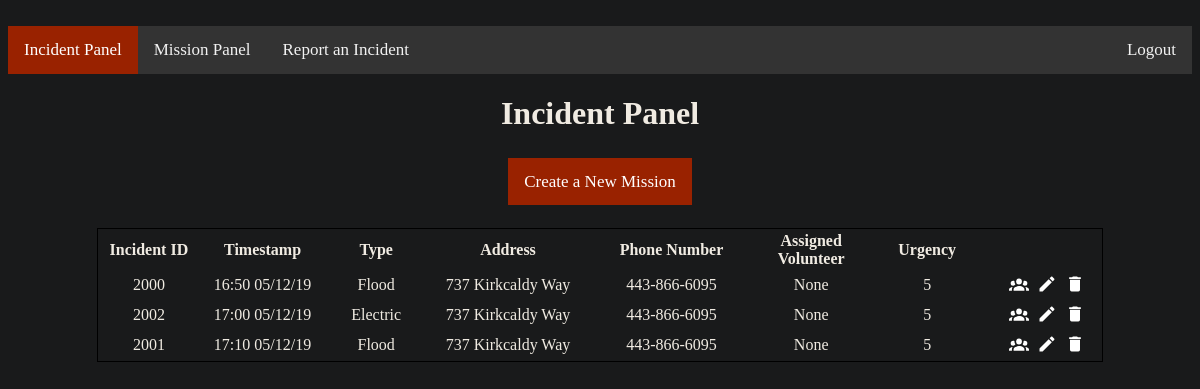
/incidentPanel, run on the app's committed database.
### tables this page shows
CREATE TABLE Event (eventID INT (4, 4) PRIMARY KEY UNIQUE, callID INT (4, 4) REFERENCES Call (callID) UNIQUE, urgency INT (1, 1) NOT NULL, vID INT REFERENCES Victim (vID) UNIQUE, assigned TEXT REFERENCES Volunteer (username) DEFAULT None);

CREATE TABLE Call (callID INT (4, 4) PRIMARY KEY UNIQUE, date TEXT NOT NULL, time TEXT NOT NULL, emergency TEXT NOT NULL, operID INT (4, 4) REFERENCES CallOperator (operID), vID INT REFERENCES Victim (vID) UNIQUE);

CREATE TABLE Victim (name TEXT, address TEXT NOT NULL, city TIME NOT NULL, state TEXT NOT NULL, zipCode INT (5, 5) NOT NULL, phone TEXT, vID INT (4, 4) PRIMARY KEY UNIQUE);

### Prototype/views.py (the view, shortened to what this page needs)
@app.route('/incidentPanel', methods=['POST', 'GET'])
def incidentPanel():
    roles = ["Operator", "Officer"]
    global USER
    if not authenticate(roles):
        if USER == None or request.referrer == None:
            return redirect(url_for('login'))
        return redirect(request.referrer)
    id, timestamp, emergency, address, phone, urgency, assigned = genTable()
    length = len(id)
    return render_template('IncidentTable.html', var=False, length=length, id=id, timestamp=timestamp, emergency=emergency, address=address, phone=phone, urgency=urgency, assigned=assigned)

### Prototype/views.py (called while the page is built)
def authenticate(roles):
    global USER
    if USER not in roles and USER != "Admin":
        return False
    return True

def pullVictim():
    conn = sqlite3.connect("callCenter.db")
    cur = conn.cursor()
    row = cur.execute('SELECT * FROM Victim')
    row = cur.fetchall()
    conn.commit()
    cur.close()
    conn.close()
    return list(row)

def pullCall():
    conn = sqlite3.connect("callCenter.db")
    cur = conn.cursor()
    row = cur.execute('SELECT * FROM Call')
    row = cur.fetchall()
    conn.commit()
    cur.close()
    conn.close()
    return list(row)

def pullEvent():
    conn = sqlite3.connect("callCenter.db")
    cur = conn.cursor()
    row = cur.execute('SELECT * FROM Event')
    row = cur.fetchall()
    conn.commit()
    cur.close()
    conn.close()
    return list(row)

def genTable():
    victims = pullVictim()
    calls = pullCall()
    events = pullEvent()
    id = []
    timestamp = []
    emergency = []
    address = []
    phone = []
    urgency = []
    assigned = []
    for i in range(len(victims)):
        id.append(events[i][0])
        timestamp.append(calls[i][2] + " " + calls[i][1])
        emergency.append(calls[i][3])
        address.append(victims[i][1])
        phone.append(victims[i][5])
        urgency.append(events[i][2])
        assigned.append(events[i][4])
    return id, timestamp, emergency, address, phone, urgency, assigned

### Prototype/templates/IncidentTable.html (shortened to what this page needs)
{% extends "IncidentPanel.html" %}
{% block table %}
    {% for i in range(length) %}
    <tr class="data">
        <td>{{id[i]}}</td>
        <td>{{timestamp[i]}}</td>
        <td>{{emergency[i]}}</td>
        <td>{{address[i]}}</td>
        <td>{{phone[i]}}</td>
        <td>{{assigned[i]}}</td>
        <td>{{urgency[i]}}</td>
        <td>
            <button name="assign" value="{{id[i]}}" style="cursor: pointer; background-color: transparent; border: 0px; width: 24px; height: 24px;">
            </button>
            <button type="submit" name="edit" value="{{id[i]}}" style="cursor: pointer; background-color: transparent; border: 0px; width: 24px; height: 24px;">
                <svg viewBox="0 0 24 24" style="width:20px; height: 20px;">
                    <path fill="#FFF" d="M20.71,7.04C21.1,6.65 21.1,6 20.71,5.63L18.37,3.29C18,2.9 17.35,2.9 16.96,3.29L15.12,5.12L18.87,8.87M3,17.25V21H6.75L17.81,9.93L14.06,6.18L3,17.25Z" />
                </svg>
            </button>
            <button name="delete" value="{{id[i]}}" style="cursor: pointer; background-color: transparent; border: 0px; width: 24px; height: 24px;">
                <svg viewBox="0 0 24 24" style="width:20px; height: 20px;">
                    <path fill="#FFF" d="M19,4H15.5L14.5,3H9.5L8.5,4H5V6H19M6,19A2,2 0 0,0 8,21H16A2,2 0 0,0 18,19V7H6V19Z" />
                </svg>
            </button>
        </td>
    </tr>
    {% endfor %}
{% endblock %}

### Prototype/templates/IncidentPanel.html (shortened to what this page needs)
﻿<!DOCTYPE html>
<html>
<head>
    <link href="{{ url_for('static', filename='content/styleSheet.css') }}" rel="stylesheet" />
</head>
<body>
    <div class="navbar">
        <a class="active" href="/incidentPanel">Incident Panel</a>
        <a href="/deploymentPanel">Mission Panel</a>
        <a href="/callCenter">Report an Incident</a>
        <a style="float:right" href="/logout">Logout</a>
    </div>
  <h1 style="text-align: center;">Incident Panel</h1>
  <br />
  {% if var== false %}
  <div class="buttonStyle">
    <a href="/incidentPanel/create">Create a New Mission</a>
  </div>
  {% endif %}
  <br /><br />
  <form name="event" action="/incidentPanel" method="post">
    <table id="tbl_Incident" style="width: 85%; margin: 0px auto 50px auto; border: 1px solid #000000;">
      <thead style="border: 1px solid #000000;">
          <tr style="border: 1px solid #000000;">
              <th class="columnHeader" style="width: 60px;">Incident ID</th>
              <th class="columnHeader" style="width: 60px;">Timestamp</th>
              <th class="columnHeader" style="width: 60px;">Type</th>
              <th class="columnHeader" style="width: 100px;">Address</th>
              <th class="columnHeader" style="width: 100px;">Phone Number</th>
              <th class="columnHeader" style="width: 70px;">Assigned Volunteer</th>
              <th class="columnHeader" style="width: 70px;">Urgency</th>
              <th class="columnHeader" style="width: 70px;"></th>
          </tr>
      </thead>
      <tbody>
        {% block table %}{% endblock %}
      </tbody>
    </table>
  </form>
</body>
</html>

### Prototype/static/content/styleSheet.css (style rules this page uses)
.navbar { overflow: hidden; background-color: #333; }
.navbar a { float: left; color: #f2f2f2; text-align: center; padding: 14px 16px; text-decoration: none; font-size: 17px; }
.navbar a.active { background-color: #992200; color: white; }
.buttonStyle { text-align: center; }
.buttonStyle a { background-color: #992200; color: white; text-align: center; padding: 14px 16px; text-decoration: none; font-size: 17px; }

### Prototype/templates/IncidentPanel.html (style rules this page uses)
.columnHeader { font-family: "Arial, Helvetica, sans-serif"; }
.data { text-align: center; }

### data on the page
Event: eventID "2000", assigned "None"
Call: emergency "Flood"
Victim: address "737 Kirkcaldy Way", phone "443-866-6095"
Event: eventID "2002", assigned "None"
Call: emergency "Electric"
Victim: address "737 Kirkcaldy Way", phone "443-866-6095"
Event: eventID "2001", assigned "None"
Call: emergency "Flood"
Victim: address "737 Kirkcaldy Way", phone "443-866-6095"

### other printed values
{{ timestamp[i] }} "16:50 05/12/19" "17:00 05/12/19" "17:10 05/12/19"
{{ urgency[i] }} "5" "5" "5"
